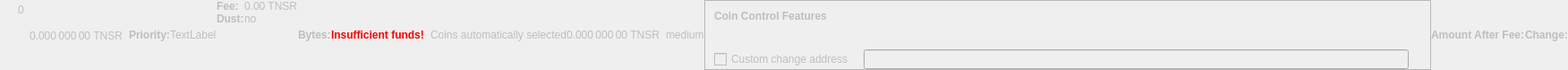
    <widget class="QWidget" name="dummyHideWidget" native="true">
     <property name="enabled">
      <bool>false</bool>
     </property>
     <property name="maximumSize">
      <size>
       <width>100</width>
       <height>22</height>
      </size>
     </property>
     <layout class="QHBoxLayout" name="dummyHideLayout">
      <property name="spacing">
       <number>0</number>
      </property>
      <property name="margin">
       <number>0</number>
      </property>
      <item>
       <layout class="QFormLayout" name="formLayoutCoinControl1">
        <property name="horizontalSpacing">
         <number>10</number>
        </property>
        <property name="verticalSpacing">
         <number>14</number>
        </property>
        <property name="leftMargin">
         <number>10</number>
        </property>
        <property name="topMargin">
         <number>4</number>
        </property>
        <property name="rightMargin">
         <number>6</number>
        </property>
        <item row="0" column="1">
         <widget class="QLabel" name="labelCoinControlBytes">
          <property name="cursor">
           <cursorShape>IBeamCursor</cursorShape>
          </property>
          <property name="contextMenuPolicy">
           <enum>Qt::ActionsContextMenu</enum>
          </property>
          <property name="text">
           <string notr="true">0</string>
          </property>
          <property name="textInteractionFlags">
           <set>Qt::LinksAccessibleByMouse|Qt::TextSelectableByKeyboard|Qt::TextSelectableByMouse</set>
          </property>
         </widget>
        </item>
       </layout>
      </item>
      <item>
       <widget class="QLabel" name="labelCoinControlAfterFee">
        <property name="enabled">
         <bool>false</bool>
        </property>
        <property name="sizePolicy">
         <sizepolicy hsizetype="Fixed" vsizetype="Fixed">
          <horstretch>0</horstretch>
          <verstretch>0</verstretch>
         </sizepolicy>
        </property>
        <property name="minimumSize">
         <size>
          <width>111</width>
          <height>12</height>
         </size>
        </property>
        <property name="maximumSize">
         <size>
          <width>111</width>
          <height>12</height>
         </size>
        </property>
        <property name="cursor">
         <cursorShape>IBeamCursor</cursorShape>
        </property>
        <property name="contextMenuPolicy">
         <enum>Qt::ActionsContextMenu</enum>
        </property>
        <property name="text">
         <string notr="true">0.000 000 00 TNSR</string>
        </property>
        <property name="textInteractionFlags">
         <set>Qt::LinksAccessibleByMouse|Qt::TextSelectableByKeyboard|Qt::TextSelectableByMouse</set>
        </property>
       </widget>
      </item>
      <item>
       <widget class="QLabel" name="labelCoinControlPriorityText">
        <property name="enabled">
         <bool>false</bool>
        </property>
        <property name="font">
         <font>
          <weight>75</weight>
          <bold>true</bold>
         </font>
        </property>
        <property name="text">
         <string>Priority:</string>
        </property>
       </widget>
      </item>
      <item>
       <layout class="QHBoxLayout" name="horizontalLayout">
        <item>
         <widget class="QLabel" name="WarningLabel">
          <property name="text">
           <string>TextLabel</string>
          </property>
         </widget>
        </item>
       </layout>
      </item>
      <item>
       <layout class="QFormLayout" name="formLayoutCoinControl3">
        <property name="horizontalSpacing">
         <number>0</number>
        </property>
        <property name="verticalSpacing">
         <number>0</number>
        </property>
        <property name="leftMargin">
         <number>0</number>
        </property>
        <property name="topMargin">
         <number>0</number>
        </property>
        <property name="rightMargin">
         <number>0</number>
        </property>
        <item row="0" column="0">
         <widget class="QLabel" name="labelCoinControlFeeText">
          <property name="enabled">
           <bool>false</bool>
          </property>
          <property name="font">
           <font>
            <weight>75</weight>
            <bold>true</bold>
           </font>
          </property>
          <property name="text">
           <string>Fee:</string>
          </property>
          <property name="margin">
           <number>0</number>
          </property>
         </widget>
        </item>
        <item row="0" column="1">
         <widget class="QLabel" name="labelCoinControlFee">
          <property name="enabled">
           <bool>false</bool>
          </property>
          <property name="cursor">
           <cursorShape>IBeamCursor</cursorShape>
          </property>
          <property name="contextMenuPolicy">
           <enum>Qt::ActionsContextMenu</enum>
          </property>
          <property name="text">
           <string notr="true">0.00 TNSR</string>
          </property>
          <property name="textInteractionFlags">
           <set>Qt::LinksAccessibleByMouse|Qt::TextSelectableByKeyboard|Qt::TextSelectableByMouse</set>
          </property>
         </widget>
        </item>
        <item row="1" column="0">
         <widget class="QLabel" name="labelCoinControlLowOutputText">
          <property name="enabled">
           <bool>false</bool>
          </property>
          <property name="font">
           <font>
            <weight>75</weight>
            <bold>true</bold>
           </font>
          </property>
          <property name="text">
           <string>Dust:</string>
          </property>
         </widget>
        </item>
        <item row="1" column="1">
         <widget class="QLabel" name="labelCoinControlLowOutput">
          <property name="enabled">
           <bool>false</bool>
          </property>
          <property name="cursor">
           <cursorShape>IBeamCursor</cursorShape>
          </property>
          <property name="contextMenuPolicy">
           <enum>Qt::ActionsContextMenu</enum>
          </property>
          <property name="text">
           <string>no</string>
          </property>
          <property name="textInteractionFlags">
           <set>Qt::LinksAccessibleByMouse|Qt::TextSelectableByKeyboard|Qt::TextSelectableByMouse</set>
          </property>
         </widget>
        </item>
       </layout>
      </item>
      <item>
       <widget class="QLabel" name="labelCoinControlBytesText">
        <property name="enabled">
         <bool>false</bool>
        </property>
        <property name="font">
         <font>
          <weight>75</weight>
          <bold>true</bold>
         </font>
        </property>
        <property name="text">
         <string>Bytes:</string>
        </property>
       </widget>
      </item>
      <item>
       <layout class="QFormLayout" name="formLayoutCoinControl2">
        <property name="horizontalSpacing">
         <number>0</number>
        </property>
        <property name="verticalSpacing">
         <number>0</number>
        </property>
        <property name="leftMargin">
         <number>0</number>
        </property>
        <property name="topMargin">
         <number>0</number>
        </property>
        <property name="rightMargin">
         <number>0</number>
        </property>
       </layout>
      </item>
      <item>
       <layout class="QHBoxLayout" name="horizontalLayoutCoinControl2">
        <property name="spacing">
         <number>0</number>
        </property>
        <property name="bottomMargin">
         <number>0</number>
        </property>
       </layout>
      </item>
      <item>
       <widget class="QLabel" name="labelCoinControlInsuffFunds">
        <property name="enabled">
         <bool>false</bool>
        </property>
        <property name="minimumSize">
         <size>
          <width>0</width>
          <height>0</height>
         </size>
        </property>
        <property name="font">
         <font>
          <weight>75</weight>
          <bold>true</bold>
         </font>
        </property>
        <property name="styleSheet">
         <string notr="true">color:red;font-weight:bold;</string>
        </property>
        <property name="text">
         <string>Insufficient funds!</string>
        </property>
        <property name="margin">
         <number>5</number>
        </property>
       </widget>
      </item>
      <item>
       <layout class="QFormLayout" name="formLayoutCoinControl4">
        <property name="horizontalSpacing">
         <number>0</number>
        </property>
        <property name="verticalSpacing">
         <number>0</number>
        </property>
        <property name="leftMargin">
         <number>0</number>
        </property>
        <property name="topMargin">
         <number>0</number>
        </property>
        <property name="rightMargin">
         <number>0</number>
        </property>
       </layout>
      </item>
      <item>
       <widget class="QLabel" name="labelCoinControlChangeLabel">
        <property name="enabled">
         <bool>false</bool>
        </property>
        <property name="sizePolicy">
         <sizepolicy hsizetype="Preferred" vsizetype="Expanding">
          <horstretch>0</horstretch>
          <verstretch>0</verstretch>
         </sizepolicy>
        </property>
        <property name="minimumSize">
         <size>
          <width>0</width>
          <height>0</height>
         </size>
        </property>
        <property name="text">
         <string/>
        </property>
        <property name="margin">
         <number>3</number>
        </property>
       </widget>
      </item>
      <item>
       <widget class="QLabel" name="labelCoinControlAutomaticallySelected">
        <property name="enabled">
         <bool>false</bool>
        </property>
        <property name="sizePolicy">
         <sizepolicy hsizetype="Fixed" vsizetype="Fixed">
          <horstretch>0</horstretch>
          <verstretch>0</verstretch>
         </sizepolicy>
        </property>
        <property name="minimumSize">
         <size>
          <width>0</width>
          <height>0</height>
         </size>
        </property>
        <property name="maximumSize">
         <size>
          <width>240</width>
          <height>16777215</height>
         </size>
        </property>
        <property name="text">
         <string>Coins automatically selected</string>
        </property>
        <property name="margin">
         <number>5</number>
        </property>
       </widget>
      </item>
      <item>
       <widget class="QLabel" name="labelCoinControlChange">
        <property name="enabled">
         <bool>false</bool>
        </property>
        <property name="sizePolicy">
         <sizepolicy hsizetype="Fixed" vsizetype="Fixed">
          <horstretch>0</horstretch>
          <verstretch>0</verstretch>
         </sizepolicy>
        </property>
        <property name="minimumSize">
         <size>
          <width>111</width>
          <height>0</height>
         </size>
        </property>
        <property name="maximumSize">
         <size>
          <width>111</width>
          <height>16777215</height>
         </size>
        </property>
        <property name="cursor">
         <cursorShape>IBeamCursor</cursorShape>
        </property>
        <property name="contextMenuPolicy">
         <enum>Qt::ActionsContextMenu</enum>
        </property>
        <property name="text">
         <string notr="true">0.000 000 00 TNSR</string>
        </property>
        <property name="textInteractionFlags">
         <set>Qt::LinksAccessibleByMouse|Qt::TextSelectableByKeyboard|Qt::TextSelectableByMouse</set>
        </property>
       </widget>
      </item>
      <item>
       <widget class="QLabel" name="labelCoinControlPriority">
        <property name="enabled">
         <bool>false</bool>
        </property>
        <property name="cursor">
         <cursorShape>IBeamCursor</cursorShape>
        </property>
        <property name="contextMenuPolicy">
         <enum>Qt::ActionsContextMenu</enum>
        </property>
        <property name="text">
         <string>medium</string>
        </property>
        <property name="textInteractionFlags">
         <set>Qt::LinksAccessibleByMouse|Qt::TextSelectableByKeyboard|Qt::TextSelectableByMouse</set>
        </property>
       </widget>
      </item>
      <item>
       <widget class="QFrame" name="frameCoinControl">
        <property name="sizePolicy">
         <sizepolicy hsizetype="Expanding" vsizetype="Expanding">
          <horstretch>0</horstretch>
          <verstretch>0</verstretch>
         </sizepolicy>
        </property>
        <property name="maximumSize">
         <size>
          <width>16777215</width>
          <height>16777215</height>
         </size>
        </property>
        <property name="frameShape">
         <enum>QFrame::StyledPanel</enum>
        </property>
        <property name="frameShadow">
         <enum>QFrame::Sunken</enum>
        </property>
        <layout class="QVBoxLayout" name="verticalLayoutCoinControl2_2">
         <property name="spacing">
          <number>0</number>
         </property>
         <property name="margin">
          <number>0</number>
         </property>
         <item>
          <layout class="QVBoxLayout" name="verticalLayoutCoinControl" stretch="0,0,0,1">
           <property name="spacing">
            <number>0</number>
           </property>
           <property name="leftMargin">
            <number>10</number>
           </property>
           <property name="topMargin">
            <number>10</number>
           </property>
           <item>
            <layout class="QHBoxLayout" name="horizontalLayoutCoinControl1">
             <property name="bottomMargin">
              <number>15</number>
             </property>
             <item>
              <widget class="QLabel" name="labelCoinControlFeatures">
               <property name="enabled">
                <bool>false</bool>
               </property>
               <property name="sizePolicy">
                <sizepolicy hsizetype="Preferred" vsizetype="Maximum">
                 <horstretch>0</horstretch>
                 <verstretch>0</verstretch>
                </sizepolicy>
               </property>
               <property name="font">
                <font>
                 <weight>75</weight>
                 <bold>true</bold>
                </font>
               </property>
               <property name="styleSheet">
                <string notr="true">font-weight:bold;</string>
               </property>
               <property name="text">
                <string>Coin Control Features</string>
               </property>
              </widget>
             </item>
            </layout>
           </item>
           <item>
            <widget class="QWidget" name="widgetCoinControl" native="true">
             <property name="sizePolicy">
              <sizepolicy hsizetype="Preferred" vsizetype="Preferred">
               <horstretch>0</horstretch>
               <verstretch>0</verstretch>
              </sizepolicy>
             </property>
             <property name="minimumSize">
              <size>
               <width>0</width>
               <height>0</height>
              </size>
             </property>
             <property name="styleSheet">
              <string notr="true"/>
             </property>
             <layout class="QHBoxLayout" name="horizontalLayoutCoinControl5_2">
              <property name="margin">
               <number>0</number>
              </property>
              <item>
               <layout class="QHBoxLayout" name="horizontalLayoutCoinControl3">
                <property name="spacing">
                 <number>20</number>
                </property>
                <property name="topMargin">
                 <number>0</number>
                </property>
                <property name="bottomMargin">
                 <number>10</number>
                </property>
               </layout>
              </item>
             </layout>
            </widget>
           </item>
           <item>
            <layout class="QHBoxLayout" name="horizontalLayoutCoinControl4" stretch="0,0,0">
             <property name="spacing">
              <number>12</number>
             </property>
             <property name="sizeConstraint">
              <enum>QLayout::SetDefaultConstraint</enum>
             </property>
             <property name="topMargin">
              <number>5</number>
             </property>
             <property name="rightMargin">
              <number>5</number>
             </property>
             <item>
              <widget class="QCheckBox" name="checkBoxCoinControlChange">
               <property name="enabled">
                <bool>false</bool>
               </property>
               <property name="toolTip">
                <string>If this is activated, but the change address is empty or invalid, change will be sent to a newly generated address.</string>
               </property>
               <property name="text">
                <string>Custom change address</string>
               </property>
              </widget>
             </item>
             <item>
              <widget class="QValidatedLineEdit" name="lineEditCoinControlChange">
               <property name="enabled">
                <bool>false</bool>
               </property>
               <property name="sizePolicy">
                <sizepolicy hsizetype="Expanding" vsizetype="Fixed">
                 <horstretch>0</horstretch>
                 <verstretch>0</verstretch>
                </sizepolicy>
               </property>
              </widget>
             </item>
             <item>
              <widget class="QLabel" name="labelCoinControlChangeLabel_2">
               <property name="sizePolicy">
                <sizepolicy hsizetype="Preferred" vsizetype="Expanding">
                 <horstretch>0</horstretch>
                 <verstretch>0</verstretch>
                </sizepolicy>
               </property>
               <property name="minimumSize">
                <size>
                 <width>0</width>
                 <height>0</height>
                </size>
               </property>
               <property name="text">
                <string/>
               </property>
               <property name="margin">
                <number>3</number>
               </property>
              </widget>
             </item>
            </layout>
           </item>
           <item>
            <spacer name="verticalSpacerCoinControl">
             <property name="orientation">
              <enum>Qt::Vertical</enum>
             </property>
             <property name="sizeHint" stdset="0">
              <size>
               <width>800</width>
               <height>1</height>
              </size>
             </property>
            </spacer>
           </item>
          </layout>
         </item>
        </layout>
       </widget>
      </item>
      <item>
       <widget class="QLabel" name="labelCoinControlAfterFeeText">
        <property name="enabled">
         <bool>false</bool>
        </property>
        <property name="minimumSize">
         <size>
          <width>0</width>
          <height>0</height>
         </size>
        </property>
        <property name="maximumSize">
         <size>
          <width>16777215</width>
          <height>16777215</height>
         </size>
        </property>
        <property name="font">
         <font>
          <weight>75</weight>
          <bold>true</bold>
         </font>
        </property>
        <property name="text">
         <string>Amount After Fee:</string>
        </property>
        <property name="alignment">
         <set>Qt::AlignLeading|Qt::AlignLeft|Qt::AlignVCenter</set>
        </property>
        <property name="margin">
         <number>0</number>
        </property>
       </widget>
      </item>
      <item>
       <widget class="QLabel" name="labelCoinControlChangeText">
        <property name="enabled">
         <bool>false</bool>
        </property>
        <property name="sizePolicy">
         <sizepolicy hsizetype="Preferred" vsizetype="Preferred">
          <horstretch>0</horstretch>
          <verstretch>0</verstretch>
         </sizepolicy>
        </property>
        <property name="minimumSize">
         <size>
          <width>0</width>
          <height>0</height>
         </size>
        </property>
        <property name="maximumSize">
         <size>
          <width>16777215</width>
          <height>16777215</height>
         </size>
        </property>
        <property name="font">
         <font>
          <weight>75</weight>
          <bold>true</bold>
         </font>
        </property>
        <property name="text">
         <string>Change:</string>
        </property>
        <property name="alignment">
         <set>Qt::AlignLeading|Qt::AlignLeft|Qt::AlignVCenter</set>
        </property>
       </widget>
      </item>
     </layout>
    </widget>
